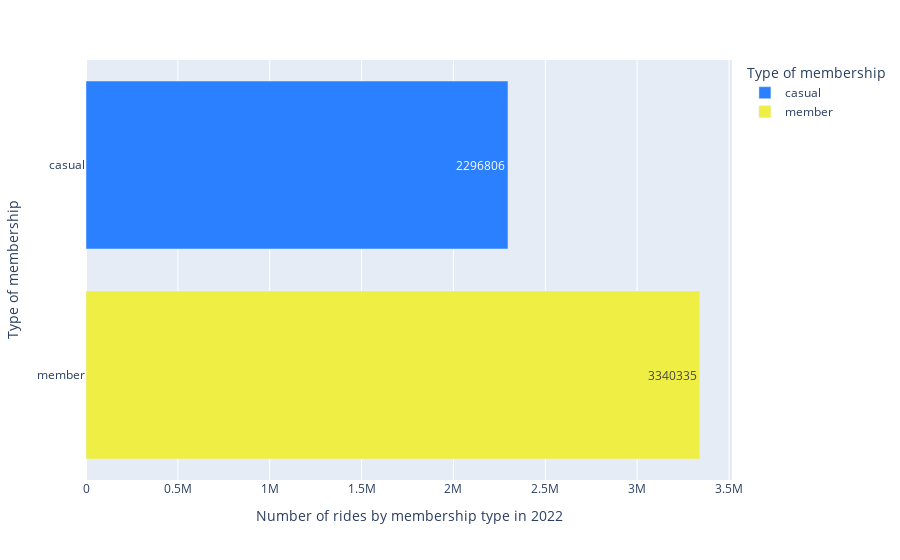

Here is the notebook cell this chart was saved with:
### Markdown cell above
# Yearly Analysis (2022)

### Code cell
# Number of rides by year
fig_1 = round(df1.groupby('member_casual', as_index=False).count())

px.bar(fig_1, y = 'member_casual', x = 'ride_id', 
       color = 'member_casual', 
       height = 300, 
       labels = {'ride_id': 'Number of rides by membership type in 2022', 'member_casual': 'Type of membership'},
       hover_name = 'member_casual', 
       color_discrete_map = {'casual': '#2b80ff', 'member': '#eeee44'},
       text = 'ride_id'
      )

### Figure 1 — Plotly figure (JSON) as saved in the notebook; plotly's stock layout.template omitted (floating-point values rounded to 4 significant figures)
{"data": [{"alignmentgroup": "True", "hovertemplate": "<b>%{hovertext}</b><br><br>Type of membership=%{y}<br>Number of rides by membership type in 2022=%{text}<extra></extra>", "hovertext": ["casual"], "legendgroup": "casual", "marker": {"color": "#2b80ff", "pattern": {"shape": ""}}, "name": "casual", "offsetgroup": "casual", "orientation": "h", "showlegend": true, "text": [2296806], "textposition": "auto", "type": "bar", "x": [2296806], "xaxis": "x", "y": ["casual"], "yaxis": "y"}, {"alignmentgroup": "True", "hovertemplate": "<b>%{hovertext}</b><br><br>Type of membership=%{y}<br>Number of rides by membership type in 2022=%{text}<extra></extra>", "hovertext": ["member"], "legendgroup": "member", "marker": {"color": "#eeee44", "pattern": {"shape": ""}}, "name": "member", "offsetgroup": "member", "orientation": "h", "showlegend": true, "text": [3340335], "textposition": "auto", "type": "bar", "x": [3340335], "xaxis": "x", "y": ["member"], "yaxis": "y"}], "layout": {"autosize": true, "barmode": "relative", "legend": {"title": {"text": "Type of membership"}, "tracegroupgap": 0}, "margin": {"t": 60}, "xaxis": {"anchor": "y", "autorange": true, "domain": [0, 1], "range": [0, 3516000.0], "title": {"text": "Number of rides by membership type in 2022"}, "type": "linear"}, "yaxis": {"anchor": "x", "autorange": true, "categoryarray": ["member", "casual"], "categoryorder": "array", "domain": [0, 1], "range": [-0.5, 1.5], "title": {"text": "Type of membership"}, "type": "category"}}}
